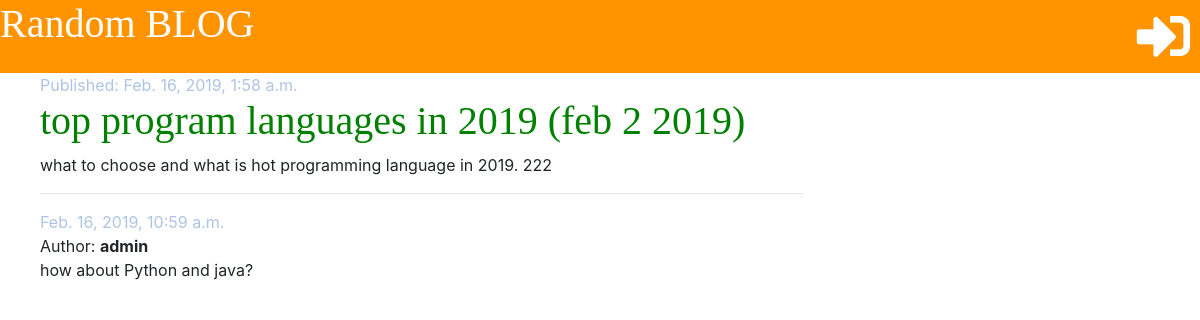
Before: /post/2/ with the older database file.
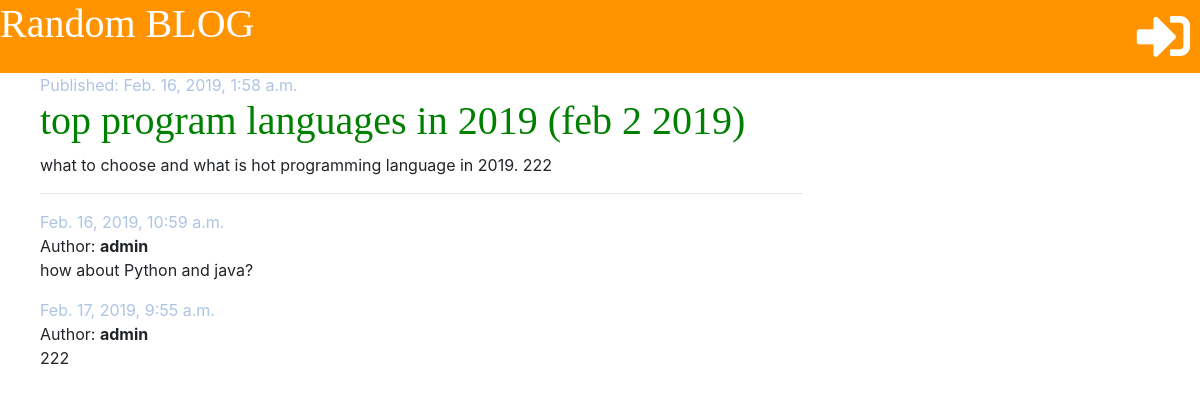
After: the same page with the newer database file.
### blog/models.py (models this page shows, shortened)
class Comment(models.Model):
    post = models.ForeignKey('blog.Post', on_delete=models.CASCADE, related_name='comments')
    author = models.CharField(max_length=200)
    text = models.TextField()
    crated_date = models.DateTimeField(default=timezone.now)
    approved = models.BooleanField(default=False)
    def __str__(self):
        return self.text

### blog/views.py (the view)
# urls.py: path('post/<int:pk>/', views.post_detail, name='post_detail'),
def post_detail(request, pk):
    post = get_object_or_404(Post, pk=pk)
    print(request.user)
    if str(request.user) == 'AnonymousUser':
        print('matchmmmmmmmmmmmmmmmmmmmmmmmmmmmmmm')
    if str(request.user) != 'AnonymousUser':
        permissions = Permission.objects.filter(user=request.user)
        print(permissions)
        for a in permissions:
            print(a)
        comments_filtered = Comment.objects.filter(post_id=pk)
    else:
        comments_filtered = Comment.objects.filter(approved=True, post_id=pk)
    print('***********************************from post2')
    print(post.text)
    print(Comment)
    for i in comments_filtered:
        print('tess   ',i.text)
    print('xxxxxxxxxxxxxxxxxxxxxxxxxxxxxxxxxxxx')
    print (comments_filtered.__dict__)
    print(pk)
    stuff_for_frontend = {'post': post, 'comments_filtered': comments_filtered}
    return render(request, 'blog/post_detail.html', stuff_for_frontend)

### blog/templates/blog/post_detail.html (shortened to what this page needs)
{% extends 'blog/base.html' %}
{% block content %}
<div class="post">
    {% if post.published_date %}
    <div class="date">
        Published: {{ post.published_date}}
    </div>
    {% else %}
    <a href="{% url 'post_publish' pk=post.pk %}">
        <button class="btn btn-secondary">Publish</button>
    </a>
    </span>
    {% endif %}
    <h1>{{ post.title}}</h1>
    <p>{{ post.text|linebreaksbr}}</p>
    <hr>
    {% for comment in comments_filtered %}
    <div class="comment">
        <div class="date">
            {{ comment.crated_date }}
        </div>
        Author: <strong>{{ comment.author }}</strong>
        <p>{{ comment.text }}</p>
    </div>
    {% empty %}
    <p>No comments yet...</p>
    {% endfor %}
</div>
{% endblock %}

Changed rows visible on the page:
now on this page (row edited): Comment: crated_date "Feb. 17, 2019, 9:55 a.m.", author "admin", text "222"
